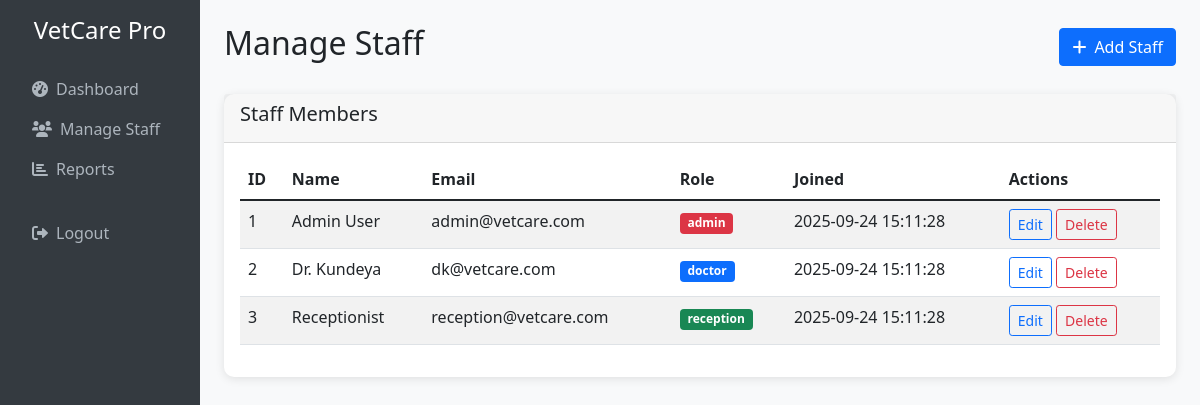
The page /admin/staff.php (signed in) on the database its author committed.
### tables this page shows
CREATE TABLE users (
    id INT AUTO_INCREMENT PRIMARY KEY,
    name VARCHAR(100) NOT NULL,
    email VARCHAR(100) UNIQUE NOT NULL,
    role ENUM('admin', 'doctor', 'reception') NOT NULL,
    password VARCHAR(255) NOT NULL,
    created_at TIMESTAMP DEFAULT CURRENT_TIMESTAMP
);

### admin/staff.php (the view, shortened to what this page needs)
<?php
include("../includes/dbconn.php");
?>
<!DOCTYPE html>
<html lang="en">
<head>
    <link href="https://cdn.jsdelivr.net/npm/bootstrap@5.1.3/dist/css/bootstrap.min.css" rel="stylesheet">
    <link rel="stylesheet" href="https://cdnjs.cloudflare.com/ajax/libs/font-awesome/6.0.0/css/all.min.css">
</head>
<body>
    <div class="container-fluid">
        <div class="row">
            <div class="col-md-2 sidebar p-3">
                <h4 class="text-center mb-4">VetCare Pro</h4>
                <ul class="nav flex-column">
                    <li class="nav-item">
                        <a class="nav-link" href="dashboard.php"><i class="fas fa-tachometer-alt me-2"></i>Dashboard</a>
                    </li>
                    <li class="nav-item">
                        <a class="nav-link active" href="staff.php"><i class="fas fa-users me-2"></i>Manage Staff</a>
                    </li>
                    <li class="nav-item">
                        <a class="nav-link" href="reports.php"><i class="fas fa-chart-bar me-2"></i>Reports</a>
                    </li>
                    <li class="nav-item mt-4">
                        <a class="nav-link" href="../logout.php"><i class="fas fa-sign-out-alt me-2"></i>Logout</a>
                    </li>
                </ul>
            </div>
            <div class="col-md-10 p-4">
                <div class="d-flex justify-content-between align-items-center mb-4">
                    <h2>Manage Staff</h2>
                    <button class="btn btn-primary" data-bs-toggle="modal" data-bs-target="#addStaffModal">
                        <i class="fas fa-plus me-2"></i>Add Staff
                    </button>
                </div>
                <div class="card">
                    <div class="card-header">
                        <h5>Staff Members</h5>
                    </div>
                    <div class="card-body">
                        <div class="table-responsive">
                            <table class="table table-striped">
                                <thead>
                                    <tr>
                                        <th>ID</th>
                                        <th>Name</th>
                                        <th>Email</th>
                                        <th>Role</th>
                                        <th>Joined</th>
                                        <th>Actions</th>
                                    </tr>
                                </thead>
                                <tbody>
                                    <?php
                                    $result = $conn->query("SELECT * FROM users ORDER BY created_at DESC");
                                    while ($row = $result->fetch_assoc()) {
                                        $role_class = match($row['role']) {
                                            'admin' => 'danger',
                                            'doctor' => 'primary',
                                            'reception' => 'success'
                                        };
                                        echo "<tr>
                                            <td>{$row['id']}</td>
                                            <td>{$row['name']}</td>
                                            <td>{$row['email']}</td>
                                            <td><span class='badge bg-{$role_class}'>{$row['role']}</span></td>
                                            <td>{$row['created_at']}</td>
                                            <td>
                                                <button class='btn btn-sm btn-outline-primary'>Edit</button>
                                                <button class='btn btn-sm btn-outline-danger'>Delete</button>
                                            </td>
                                        </tr>";
                                    }
                                    ?>
                                </tbody>
                            </table>
                        </div>
                    </div>
                </div>
            </div>
        </div>
    </div>
</body>
</html>

### admin/staff.php (style rules this page uses)
body { background-color: #f8f9fa; }
.sidebar { background: #343a40; color: white; min-height: 100vh; }
.sidebar .nav-link { color: #adb5bd; }
.card { border: none; border-radius: 10px; box-shadow: 0 2px 10px rgba(0,0,0,0.1); }

### rows shown on the page
users: id "1", name "Admin User", email "admin@vetcare.com", role "admin", created_at "2025-09-24 15:11:28"
users: id "2", name "Dr. Kundeya", email "dk@vetcare.com", role "doctor", created_at "2025-09-24 15:11:28"
users: id "3", name "Receptionist", email "reception@vetcare.com", role "reception", created_at "2025-09-24 15:11:28"
